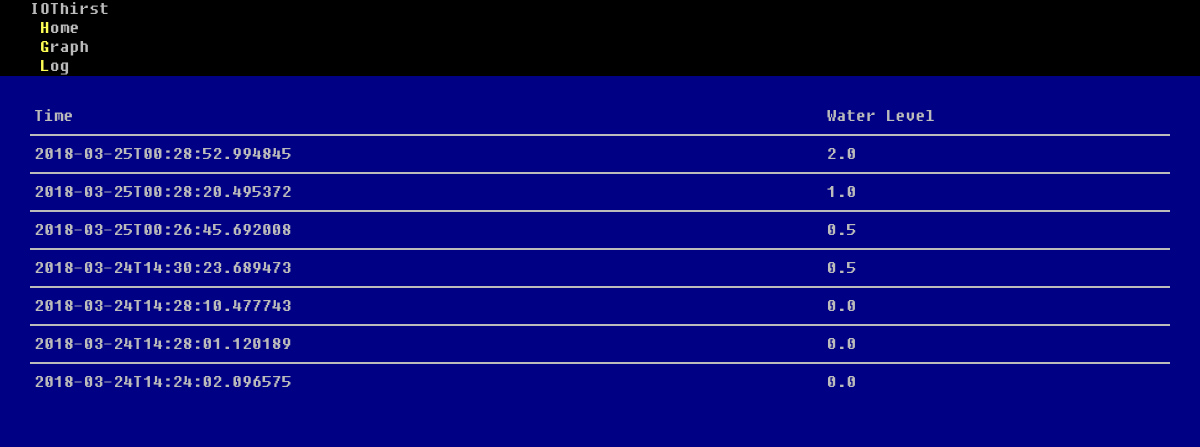
Page /log on the earlier database version.
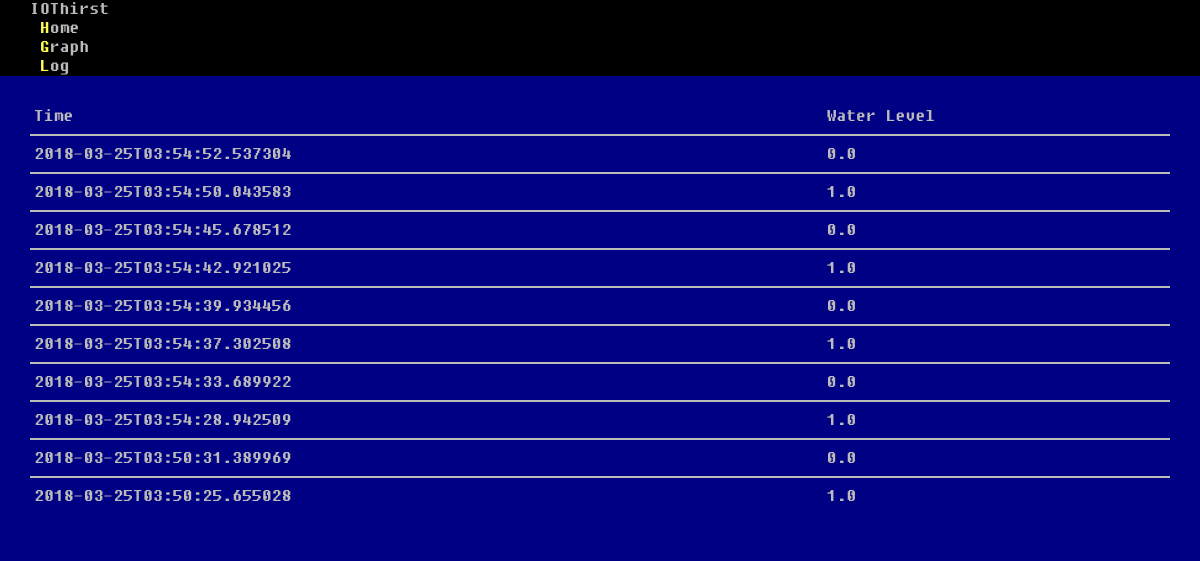
Same page on the later database version.
### tables this page shows
CREATE TABLE entries (
  id integer primary key autoincrement,
  water_level real not null,
  entry_time text not null
);

### app/routes.py (the view)
@app.route('/log')
def log():
    db = get_db()
    cur = db.execute(
        'SELECT water_level,entry_time FROM entries ORDER BY entry_time DESC')
    return render_template("log.html", entries=cur.fetchall())

### app/routes.py (called while the page is built)
def connect_db():
    rv = sqlite3.connect(app.config['DATABASE'])
    rv.row_factory = sqlite3.Row
    return rv

def get_db():
    if not hasattr(g, 'sqlite_db'):
        g.sqlite_db = connect_db()
    return g.sqlite_db

### app/templates/log.html
{% extends "layout.html" %}
{% block content %}
    <h1>Full Cup History</h1>
    <table class="table">
        <thead>
        <tr>
            <td>Time</td>
            <td>Water Level</td>
        </tr>
        </thead>
        <tbody>
        {% for entry in entries %}
            <tr>
                <td>{{ entry[1] }}</td>
                <td>{{ entry[0] }}</td>
            </tr>
        {% endfor %}
        </tbody>
    </table>
{% endblock %}

### app/templates/layout.html (shortened to what this page needs)
<!DOCTYPE html>
<html>
<head>
    <link rel="stylesheet"
          href="{{ url_for('static', filename='css/bootstrap.css') }}">
    <link rel="stylesheet"
          href="{{ url_for('static', filename='css/bootstrap-theme.css') }}">
</head>
<body>
<div class="navbar navbar-inverse navbar-fixed-top">
    <div class="navbar-inner">
        <div class="container">
            <a class="brand" href="#">IOThirst</a>
            <ul class="nav">
                <li class="active"><a href="/">Home</a></li>
                <li><a href="/graph">Graph</a></li>
                <li><a href="/log">Log</a></li>
            </ul>
        </div>
    </div>
</div>
<div class="container">
    {% block content %}
    {% endblock %}
</div>
</body>
</html>

### app/templates/layout.html (style rules this page uses)
body { padding-top: 60px; }

Differences in the rows shown:
removed entries: entry_time "2018-03-25T00:28:52.994845", water_level "2.0"
removed entries: entry_time "2018-03-25T00:28:20.495372", water_level "1.0"
removed entries: entry_time "2018-03-25T00:26:45.692008", water_level "0.5"
removed entries: entry_time "2018-03-24T14:30:23.689473", water_level "0.5"
removed entries: entry_time "2018-03-24T14:28:10.477743", water_level "0.0"
removed entries: entry_time "2018-03-24T14:28:01.120189", water_level "0.0"
removed entries: entry_time "2018-03-24T14:24:02.096575", water_level "0.0"
added entries: entry_time "2018-03-25T03:54:52.537304", water_level "0.0"
added entries: entry_time "2018-03-25T03:54:50.043583", water_level "1.0"
added entries: entry_time "2018-03-25T03:54:45.678512", water_level "0.0"
added entries: entry_time "2018-03-25T03:54:42.921025", water_level "1.0"
added entries: entry_time "2018-03-25T03:54:39.934456", water_level "0.0"
added entries: entry_time "2018-03-25T03:54:37.302508", water_level "1.0"
added entries: entry_time "2018-03-25T03:54:33.689922", water_level "0.0"
added entries: entry_time "2018-03-25T03:54:28.942509", water_level "1.0"
added entries: entry_time "2018-03-25T03:50:31.389969", water_level "0.0"
added entries: entry_time "2018-03-25T03:50:25.655028", water_level "1.0"
